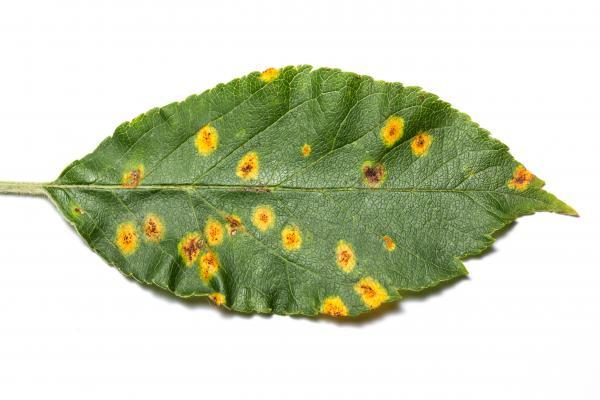
#> input picture infectedleaf2.jpg, 600 x 400 px
$ python sgmColorMasking.py
#> lines starting #> are read from the running program, lines starting #| are printed output that depends on the picture; after the words box and inside, x2 and y2 are one past the last pixel; in counts of white or black regions, pixels touching at a corner belong together
# Segmentation using Color Masking
# https://machinelearningknowledge.ai/image-segmentation-in-python-opencv/#4_Segmentation_using_Color_Masking

import numpy as n
import cv2
# Color detection
# classification of colors by using ther RGB colorspace values.

import cv2
import numpy as np
import matplotlib.pyplot as plt

# PRE-PROCESSING

# Step 1 --- Load image
image = cv2.imread('infectedleaf2.jpg')
#> image is the input picture: shape (400, 600, 3); mean B, G, R 184.3, 210, 203.3
h,w,c = image.shape
#> h = 400; w = 600; c = 3
print(h,"px", w, "px")
#| 400 px 600 px
# Stel 2 --- Resizing image
image = cv2.resize(image,(1000,600), interpolation = cv2.INTER_NEAREST)
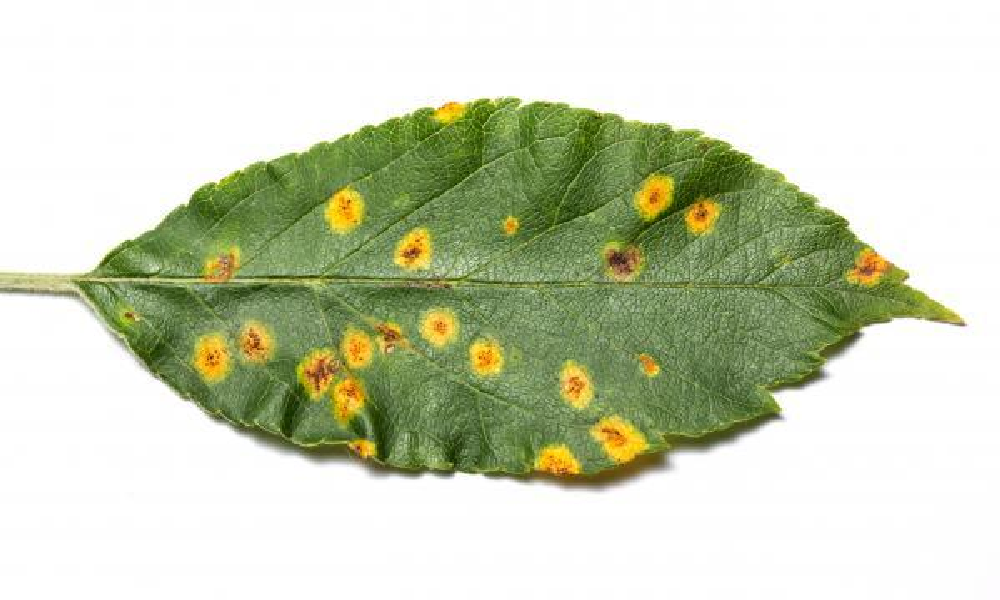
#> image: shape (600, 1000, 3); mean B, G, R 184.3, 210, 203.2
# Step 3 --- Noise Reducing
imgBlur = cv2.medianBlur(image, 3)
# Step 4 --- Background Removal
# COLOR MASKING
# Konversi ke HSV
hsvimg = cv2.cvtColor(image, cv2.COLOR_BGR2HSV)
#> hsvimg: shape (600, 1000, 3); mean H, S, V 18.3, 49.2, 211.5

# SEGMENTASI OBJEK DENGAN BACKGROUND
# ----------------------------------------------------------------------------------------------------------------------
# Mencari batas rendah dan batas atas RGB dari WARNA HSV
lower1 = np.array([0, 35, 0])
upper1 = np.array([179, 255, 255])
# Peroleh bagian background yang berwarna putih
mask1 = cv2.inRange(hsvimg, lower1, upper1)
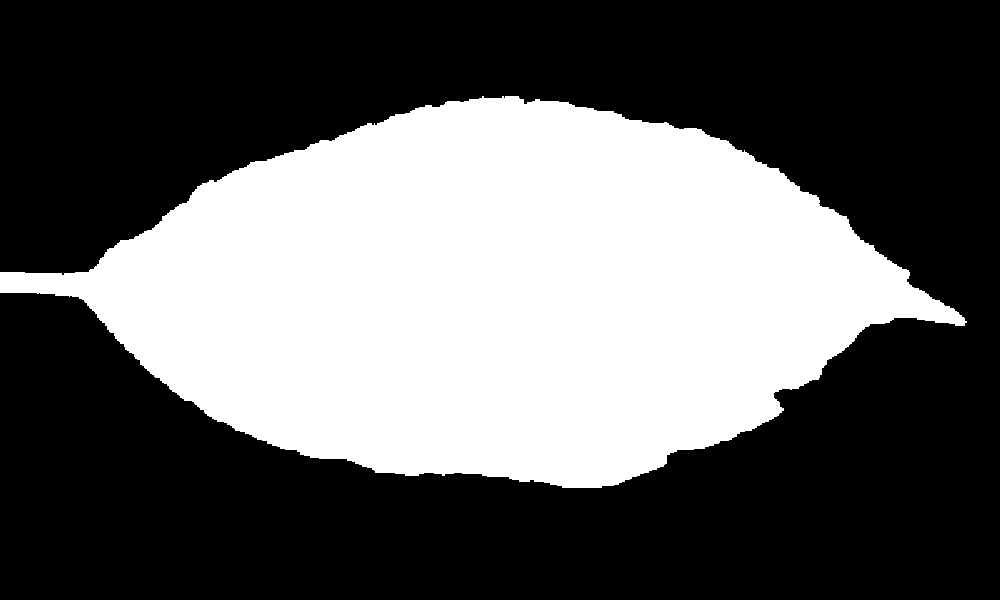
#> mask1: shape (600, 1000); 37.9% white; 1 white region, box (x1, y1, x2, y2) and area: (0, 96, 967, 488) 227578
# Kenakan operasi "dan" terhadap citra asli
leafregion = cv2.bitwise_and(image, image, mask = mask1)
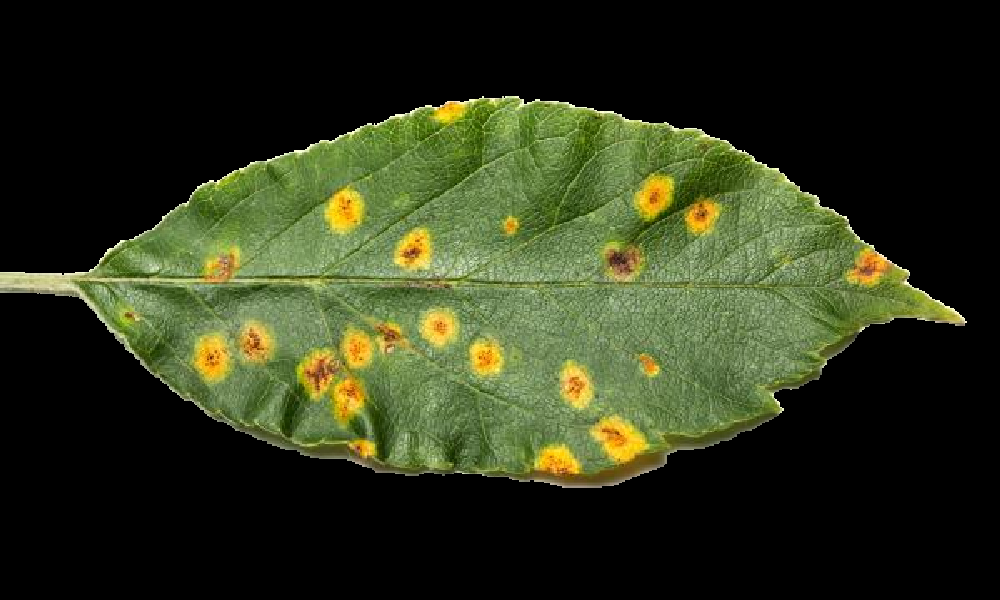
#> leafregion: shape (600, 1000, 3); mean B, G, R 27, 52.5, 45.7
background = image - leafregion
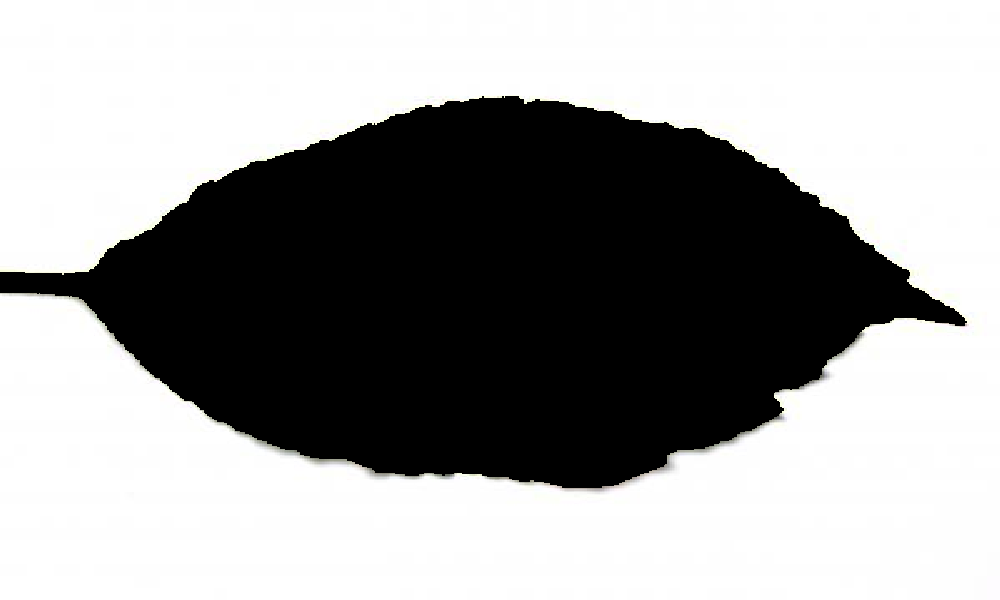
#> background: shape (600, 1000, 3); mean B, G, R 157.3, 157.5, 157.5
#cv2.imshow('Original Image', citra)
cv2.imshow('Masked Image', mask1)
cv2.imshow('Healthy Leaf', leafregion)
cv2.imshow('Infected area', background)
cv2.waitKey(0)
# cv2.imwrite('leafregion.png', leafregion)

# SEGMENTASI AREA DAUN SEHAT DENGAN SPOT (DAUN TERINFEKSI)
# Konversi ke HSV
hsvleaf = cv2.cvtColor(leafregion, cv2.COLOR_BGR2HSV)
#> hsvleaf: shape (600, 1000, 3); mean H, S, V 15.2, 48.8, 53.9
lower2 = np.array([32,0,0])
upper2 = np.array([179,255,255])
mask2 = cv2.inRange(hsvleaf, lower2, upper2)
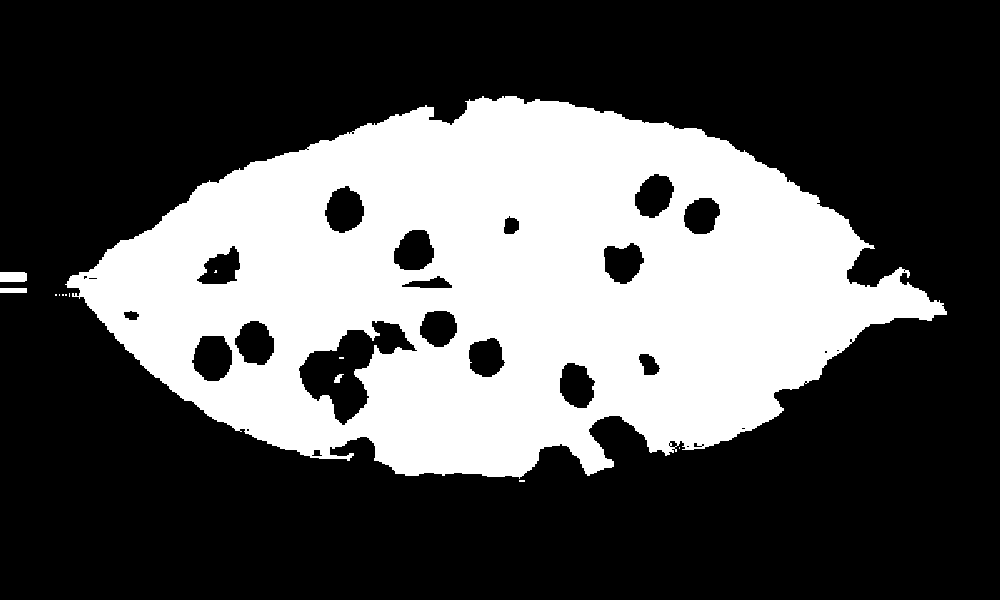
#> mask2: shape (600, 1000); 33.2% white; 13 white regions (9 under 20 px), largest, box (x1, y1, x2, y2) and area: (65, 96, 947, 479) 198500, (0, 272, 27, 282) 266, (0, 288, 27, 293) 135, (334, 374, 344, 383) 50
healthyArea = cv2.bitwise_and(leafregion, leafregion, mask = mask2)
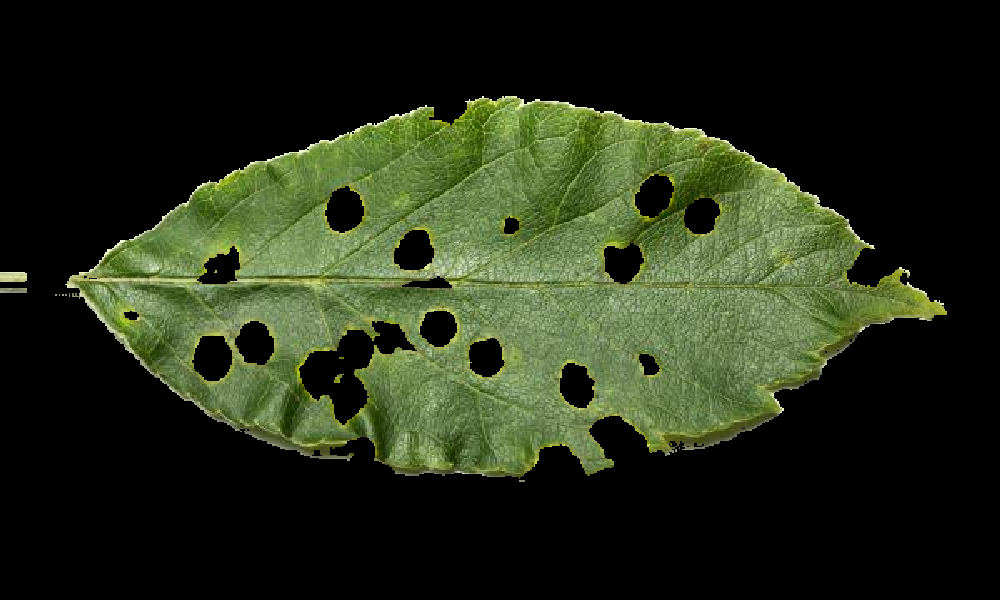
#> healthyArea: shape (600, 1000, 3); mean B, G, R 24.3, 44.7, 36.6
spot = leafregion - healthyArea
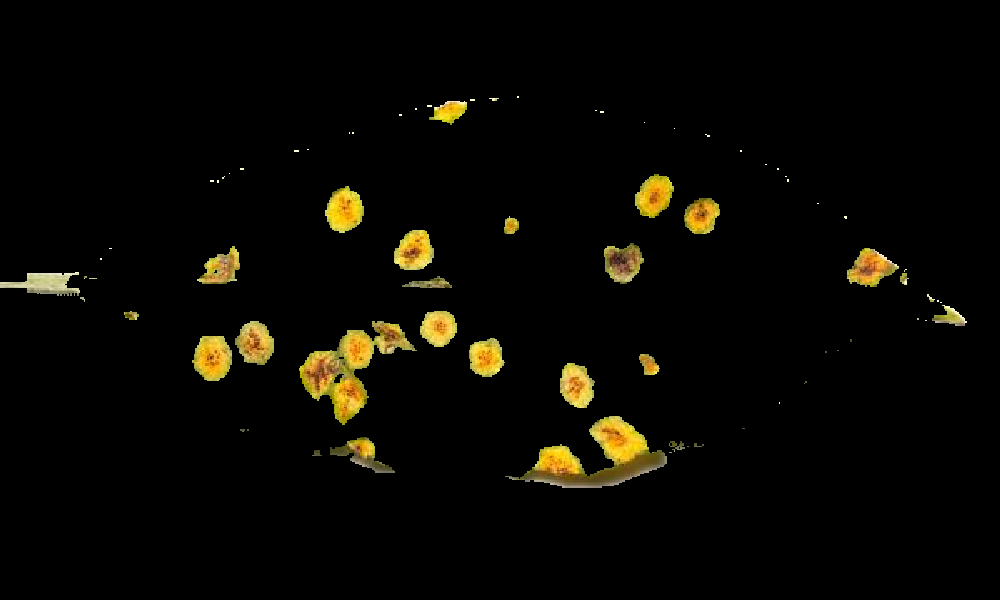
#> spot: shape (600, 1000, 3); mean B, G, R 2.7, 7.7, 9.2
cv2.imshow('Masked Image', mask2)
cv2.imshow('Healthy Leaf', healthyArea)
cv2.imshow('Infected area', spot)
cv2.imwrite('spot.png', spot)
cv2.waitKey(0)

$ run again, with coins.jpg copied over infectedleaf2.jpg
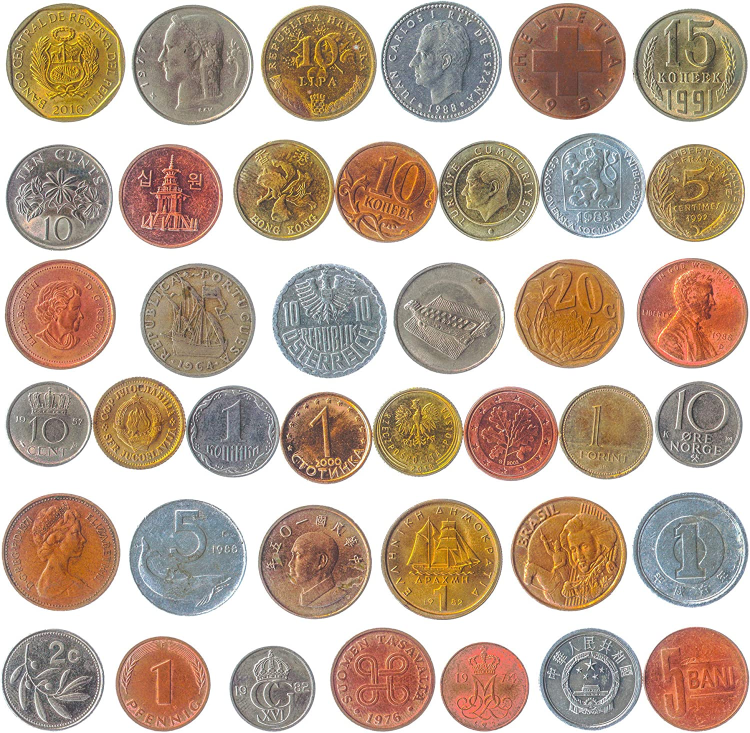
#> input picture coins.jpg, 1500 x 1465 px (shown at 1/2 size)
#> image is the input picture: shape (1465, 1500, 3); mean B, G, R 157.6, 173.4, 192.8
#| 1465 px 1500 px
#> image: shape (600, 1000, 3)
#> hsvimg: shape (600, 1000, 3); mean H, S, V 28.5, 60.2, 195
#> `mask1 = cv2.inRange(hsvimg, lower1, upper1)`:
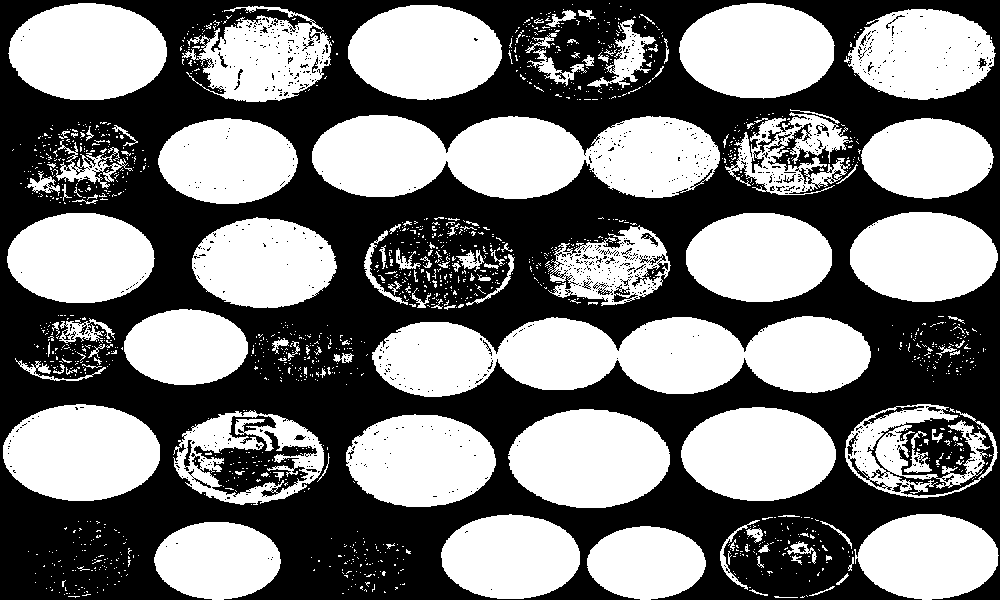
#> mask1: shape (600, 1000); 48.3% white; 1536 white regions (1404 under 20 px), largest, box (x1, y1, x2, y2) and area: (372, 316, 871, 397) 28875, (312, 115, 720, 199) 25725, (508, 409, 670, 508) 12449
#> hsvleaf: shape (600, 1000, 3); mean H, S, V 11.6, 56.8, 79.7
#> mask2: shape (600, 1000); 5.2% white; 1823 white regions (1712 under 20 px), largest, box (x1, y1, x2, y2) and area: (173, 410, 324, 505) 6133, (845, 404, 998, 498) 5675, (725, 112, 853, 195) 4719
#> `spot = leafregion - healthyArea`:
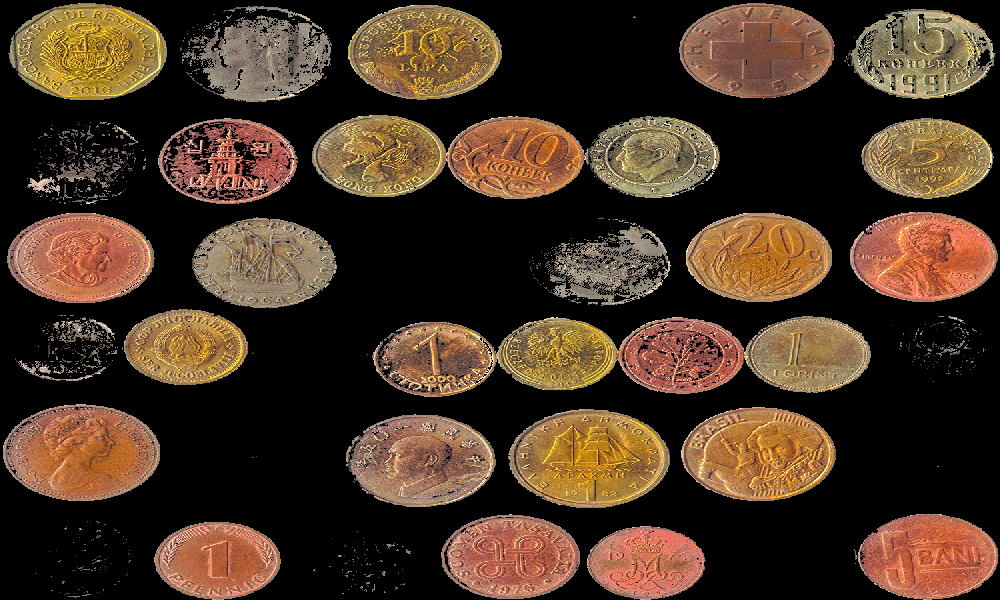
#> spot: shape (600, 1000, 3); mean B, G, R 36.3, 52.3, 72.2

$ run again, with orange.jpg copied over infectedleaf2.jpg
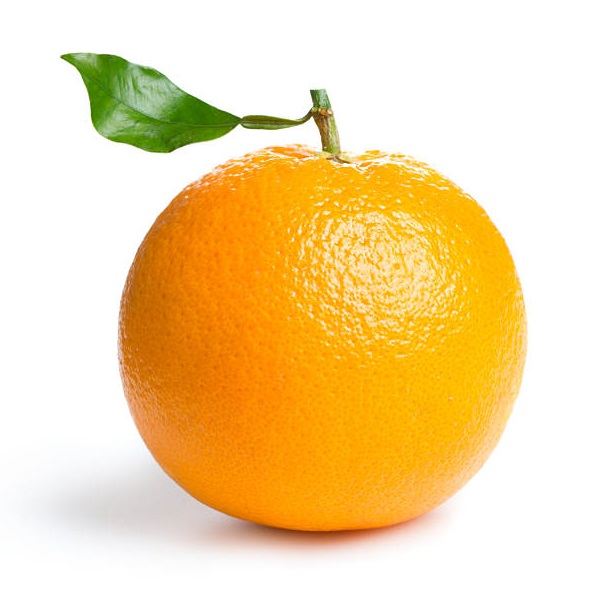
#> input picture orange.jpg, 612 x 612 px
#> image is the input picture: shape (612, 612, 3); mean B, G, R 168.6, 218.2, 245.2
#| 612 px 612 px
#> image: shape (600, 1000, 3)
#> hsvimg: shape (600, 1000, 3); mean H, S, V 14.9, 84, 246.6
#> `mask1 = cv2.inRange(hsvimg, lower1, upper1)`:
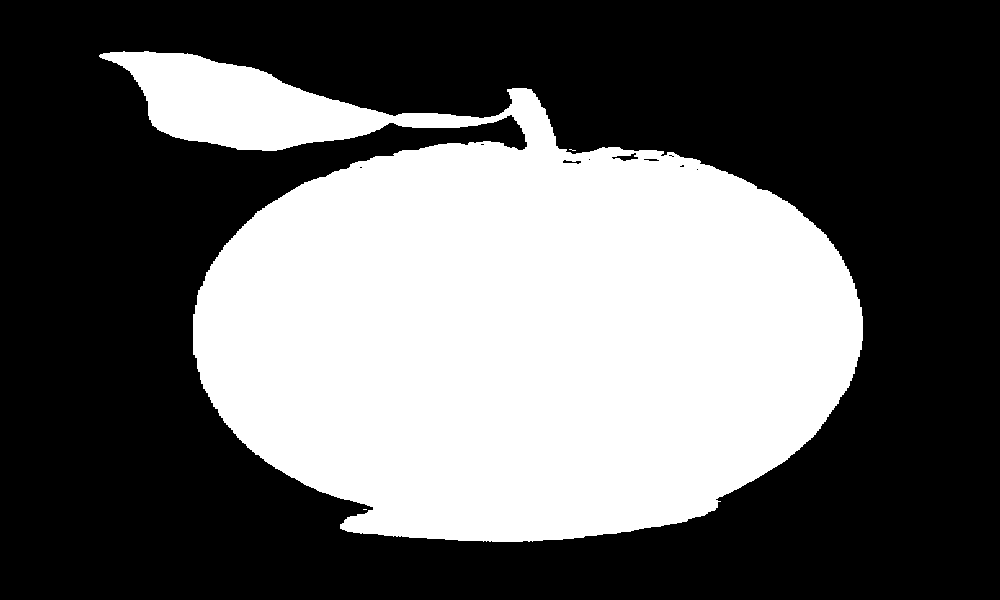
#> mask1: shape (600, 1000); 38.7% white; 3 white regions (2 under 20 px), largest, box (x1, y1, x2, y2) and area: (99, 51, 863, 542) 232046
#> hsvleaf: shape (600, 1000, 3); mean H, S, V 8, 83.4, 91.3
#> mask2: shape (600, 1000); 2.9% white; 10 white regions (7 under 20 px), largest, box (x1, y1, x2, y2) and area: (99, 51, 489, 151) 16902, (507, 88, 541, 108) 488, (540, 120, 551, 150) 162
#> `spot = leafregion - healthyArea`:
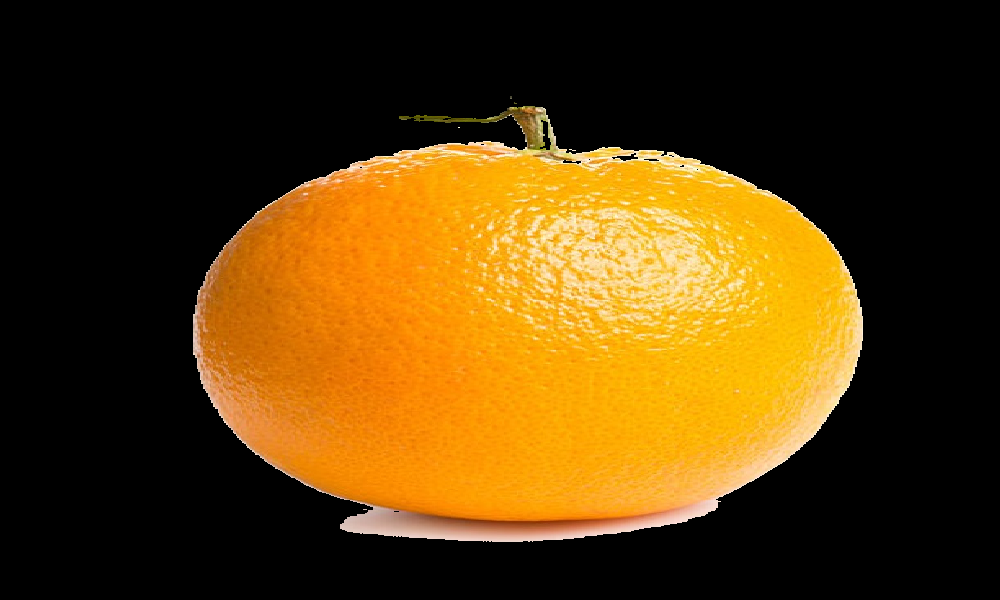
#> spot: shape (600, 1000, 3); mean B, G, R 12, 58.9, 87
